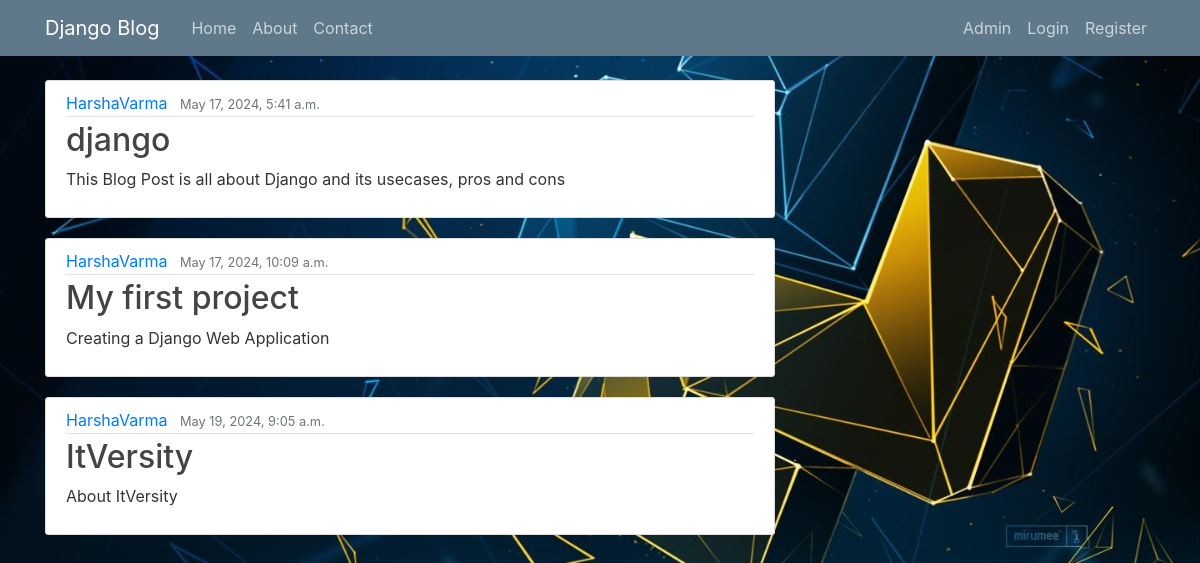
The page /home on the database its author committed.
### blog/models.py (models this page shows, shortened)
class Post(models.Model):
    title = models.CharField(max_length=100)
    subject = models.CharField(max_length=200, default="No subject")  # Add a default value here
    content = models.TextField()
    date_posted = models.DateTimeField(default=timezone.now)
    author = models.ForeignKey(User, on_delete=models.CASCADE)
    image_url = models.URLField(default='', blank=True)

### blog/views.py (the view)
# urls.py: path('home', views.home, name='blog-home'),
def home(request):
    posts = Post.objects.all()
    return render(request, 'blog/home.html', {'posts':posts})

### blog/templates/blog/home.html
{% extends "blog/base.html" %}
{% block content %}
    <body class="homepage-bg">
        {% for post in posts %}
            <article class="media content-section">
            <div class="media-body">
                <div class="article-metadata">
                    <a class="mr-2" href="#">{{ post.author }}</a>
                    <small class="text-muted">{{ post.date_posted }}</small>
                </div>
                <h2><a class="article-title" href="{% url 'post-detail' post.id %}">{{ post.title }}</a></h2>
                <p class="article-content">{{ post.subject }}</p>
            </div>
        </article>
    {% endfor %}
{% endblock content %}

### blog/static/blog/main.css (style rules this page uses)
body { background: #fafafa; color: #333333; margin-top: 5rem; }
h1, h2, h3, h4, h5, h6 { color: #444444; }
.content-section { background: #ffffff; padding: 10px 20px; border: 1px solid #dddddd; border-radius: 3px; margin-bottom: 20px; }
.article-title { color: #444444; }
.article-content { white-space: pre-line; }
.article-metadata { padding-bottom: 1px; margin-bottom: 4px; border-bottom: 1px solid #e3e3e3 }
.homepage-bg { background-image: url("/static/blog/images/homebg.jpg"); background-size: cover; background-position: center; background-repeat: no-repeat; }

### rows shown on the page
Post: author "HarshaVarma", date_posted "May 17, 2024, 5:41 a.m.", title "django", subject "This Blog Post is all about Django and its usecases, pros and cons"
Post: author "HarshaVarma", date_posted "May 17, 2024, 10:09 a.m.", title "My first project", subject "Creating a Django Web Application"
Post: author "HarshaVarma", date_posted "May 19, 2024, 9:05 a.m.", title "ItVersity", subject "About ItVersity"
